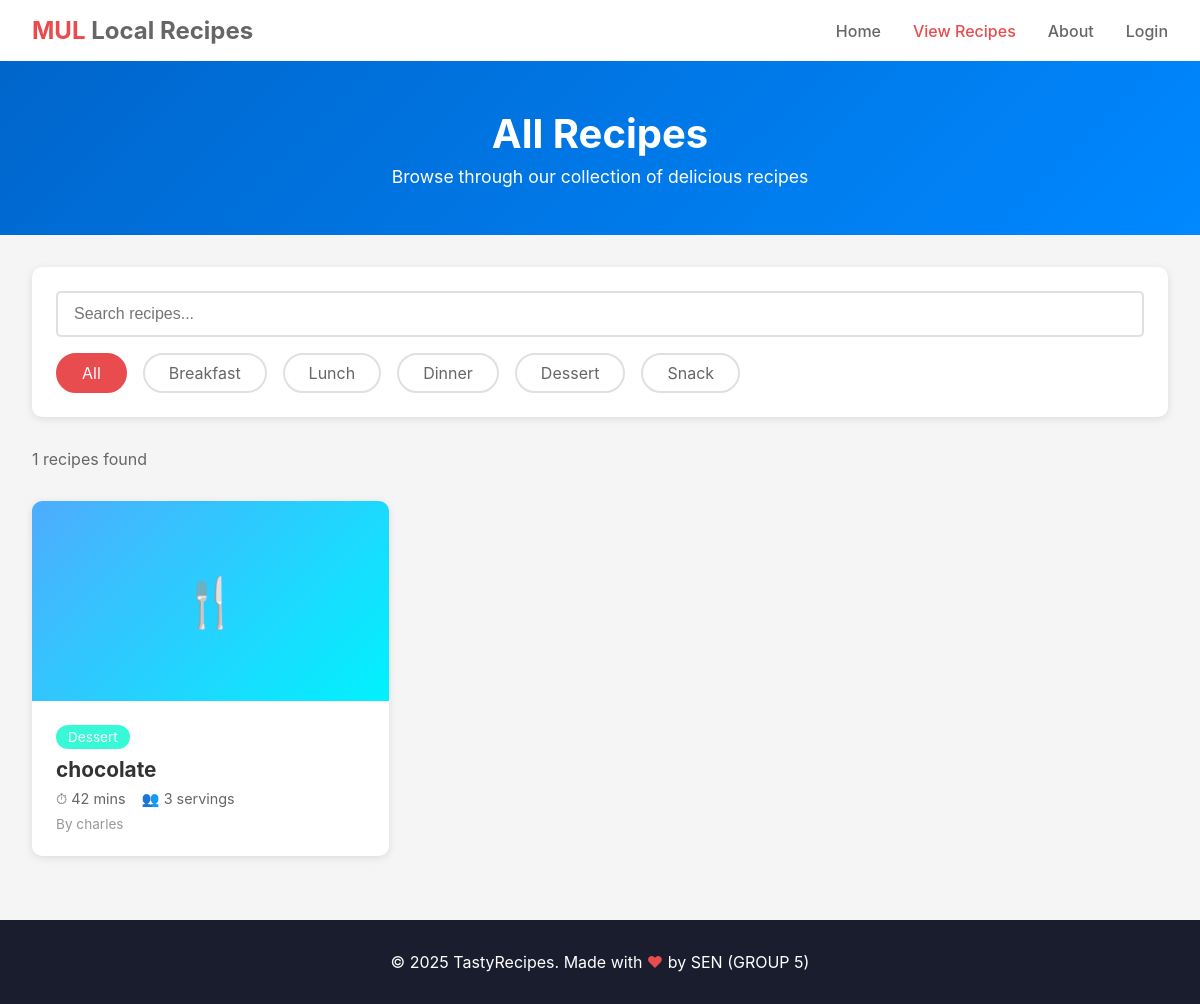
Page /recipes on the committed database.
### app.py (models this page shows)
class Recipe(db.Model):
    id = db.Column(db.Integer, primary_key=True)
    name = db.Column(db.String(120), nullable=False)
    category = db.Column(db.String(50), nullable=False)
    prep_time = db.Column(db.Integer, nullable=False)
    cook_time = db.Column(db.Integer, nullable=False)
    servings = db.Column(db.Integer, nullable=False)
    ingredients = db.Column(db.Text, nullable=False)
    instructions = db.Column(db.Text, nullable=False)
    image_url = db.Column(db.String(500))
    user_id = db.Column(db.Integer, db.ForeignKey('user.id'), nullable=False)
    created_at = db.Column(db.DateTime, default=datetime.utcnow)

class User(db.Model):
    id = db.Column(db.Integer, primary_key=True)
    username = db.Column(db.String(80), unique=True, nullable=False)
    password = db.Column(db.String(200), nullable=False)
    recipes = db.relationship('Recipe', backref='author', lazy=True)

### app.py (the view)
@app.route('/recipes')
def view_recipes():
    category = request.args.get('category', '').lower()
    search = request.args.get('search', '')
    query = Recipe.query
    if category and category != 'all':
        query = query.filter_by(category=category.capitalize())
    if search:
        query = query.filter(Recipe.name.ilike(f'%{search}%'))
    recipes = query.order_by(Recipe.created_at.desc()).all()
    return render_template('view_recipes.html', recipes=recipes, current_category=category, search=search)

### templates/view_recipes.html (shortened to what this page needs)
{% extends "base.html" %}
{% block content %}
<div class="page-header">
    <h1>All Recipes</h1>
    <p>Browse through our collection of delicious recipes</p>
</div>
<div class="filters-section">
    <div class="search-box">
        <form method="GET" action="{{ url_for('view_recipes') }}">
            <input type="text" name="search" class="search-input" placeholder="Search recipes..." value="{{ search }}">
            <div class="category-filters">
                <a href="{{ url_for('view_recipes') }}" class="category-btn {% if not current_category or current_category == 'all' %}active{% endif %}">All</a>
                <a href="{{ url_for('view_recipes', category='breakfast') }}" class="category-btn {% if current_category == 'breakfast' %}active{% endif %}">Breakfast</a>
                <a href="{{ url_for('view_recipes', category='lunch') }}" class="category-btn {% if current_category == 'lunch' %}active{% endif %}">Lunch</a>
                <a href="{{ url_for('view_recipes', category='dinner') }}" class="category-btn {% if current_category == 'dinner' %}active{% endif %}">Dinner</a>
                <a href="{{ url_for('view_recipes', category='dessert') }}" class="category-btn {% if current_category == 'dessert' %}active{% endif %}">Dessert</a>
                <a href="{{ url_for('view_recipes', category='snack') }}" class="category-btn {% if current_category == 'snack' %}active{% endif %}">Snack</a>
            </div>
        </form>
    </div>
</div>
<div class="recipes-section">
    <p class="recipes-count">{{ recipes|length }} recipes found</p>
    {% if recipes %}
    <div class="recipe-grid">
        {% for recipe in recipes %}
        <div>
            <a href="{{ url_for('view_recipe', id=recipe.id) }}" class="recipe-card">
                <div class="recipe-image {% if loop.index0 % 4 == 0 %}blue{% elif loop.index0 % 4 == 1 %}pink{% elif loop.index0 % 4 == 2 %}green{% else %}blue{% endif %}">
                    🍴
                </div>
                <div class="recipe-content">
                    <span class="recipe-badge badge-{{ recipe.category.lower() }}">{{ recipe.category }}</span>
                    <h3 class="recipe-title">{{ recipe.name }}</h3>
                    <div class="recipe-meta">
                        <span>⏱ {{ recipe.prep_time + recipe.cook_time }} mins</span>
                        <span>👥 {{ recipe.servings }} servings</span>
                    </div>
                    <p class="recipe-author">By {{ recipe.author.username }}</p>
                </div>
            </a>
        </div>
        {% endfor %}
    </div>
    {% else %}
    <div class="no-recipes">
        <h2>No recipes found</h2>
        <p>Try adjusting your search or filters</p>
    </div>
    {% endif %}
</div>
{% endblock %}

### templates/base.html (style rules this page uses)
* { margin: 0; padding: 0; box-sizing: border-box; }
body { font-family: -apple-system, BlinkMacSystemFont, 'Segoe UI', Roboto, Oxygen, Ubuntu, Cantarell, sans-serif; background-color: #f5f5f5; }

### templates/view_recipes.html (style rules this page uses)
.page-header { background: linear-gradient(135deg, #0066cc 0%, #0088ff 100%); color: white; text-align: center; padding: 3rem 2rem; }
.page-header h1 { font-size: 2.5rem; margin-bottom: 0.5rem; }
.page-header p { font-size: 1.1rem; }
.filters-section { max-width: 1200px; margin: 2rem auto; padding: 0 2rem; }
.search-box { background: white; padding: 1.5rem; border-radius: 10px; box-shadow: 0 2px 8px rgba(0,0,0,0.1); }
.search-input { width: 100%; padding: 0.75rem 1rem; border: 2px solid #e0e0e0; border-radius: 5px; font-size: 1rem; margin-bottom: 1rem; }
.category-filters { display: flex; gap: 1rem; flex-wrap: wrap; }
.category-btn { padding: 0.5rem 1.5rem; border: 2px solid #e0e0e0; border-radius: 25px; background: white; cursor: pointer; transition: all 0.3s; text-decoration: none; color: #666; }
.category-btn:hover, .category-btn.active { background-color: #e84c4f; color: white; border-color: #e84c4f; }
.recipes-section { max-width: 1200px; margin: 2rem auto; padding: 0 2rem; }
.recipes-count { color: #666; margin-bottom: 2rem; }
.recipe-grid { display: grid; grid-template-columns: repeat(auto-fill, minmax(300px, 1fr)); gap: 2rem; }
.recipe-card { background: white; border-radius: 10px; overflow: hidden; box-shadow: 0 2px 8px rgba(0,0,0,0.1); transition: transform 0.3s; position: relative; cursor: pointer; text-decoration: none; color: inherit; display: block; }
.recipe-image { width: 100%; height: 200px; background: linear-gradient(135deg, #667eea 0%, #764ba2 100%); display: flex; align-items: center; justify-content: center; font-size: 3rem; color: white; }
.recipe-image.blue { background: linear-gradient(135deg, #4facfe 0%, #00f2fe 100%); }
.recipe-content { padding: 1.5rem; }
.recipe-badge { display: inline-block; padding: 0.25rem 0.75rem; border-radius: 20px; font-size: 0.85rem; margin-bottom: 0.5rem; color: white; }
.badge-dessert { background-color: #38f9d7; }
.recipe-title { font-size: 1.3rem; margin-bottom: 0.5rem; color: #333; }
.recipe-meta { display: flex; gap: 1rem; color: #666; font-size: 0.9rem; margin-bottom: 0.5rem; }
.recipe-author { color: #999; font-size: 0.85rem; }

### rows in the picture
Recipe: category "Dessert", name "chocolate", recipe.prep_time+recipe.cook_time "42", servings "3", author.username "charles"

### other values in the picture
{{ recipes|length }} "1"
